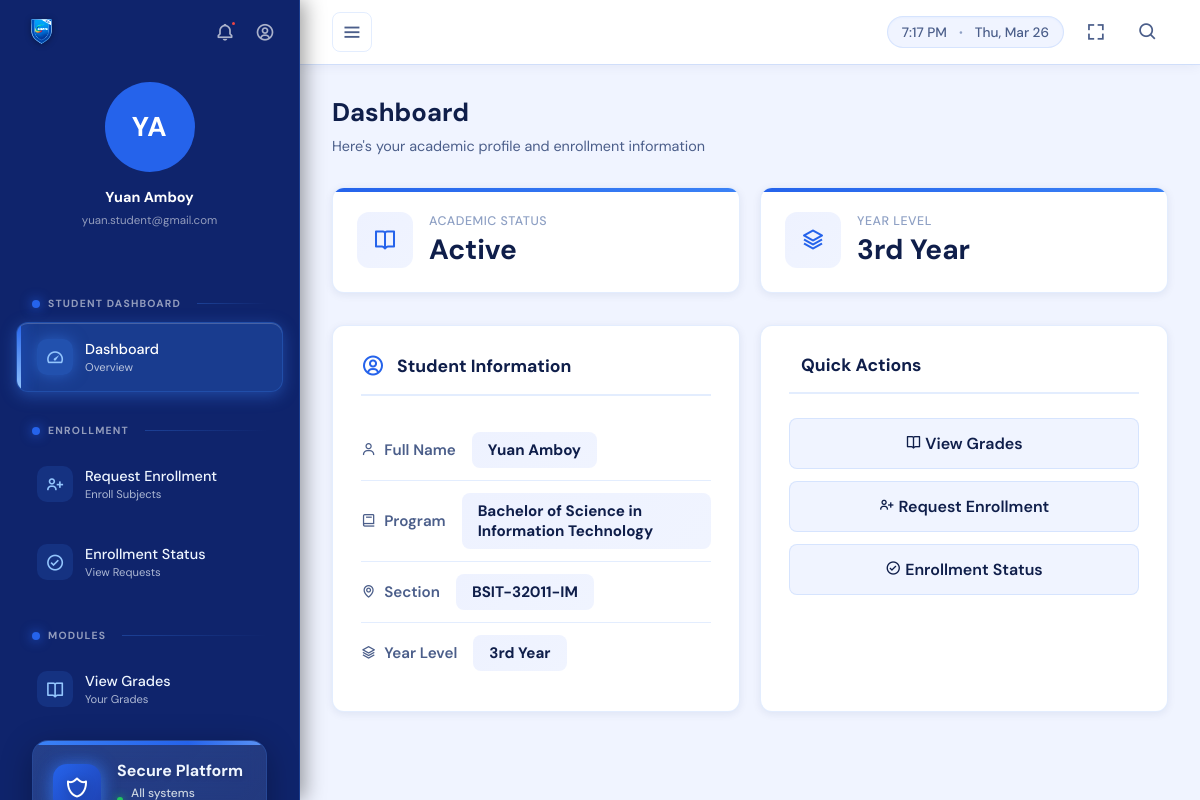
Screenshot of /index.php (signed in) with the database file from the repository.
### tables this page shows
CREATE TABLE `users` (
  `user_id` int(11) NOT NULL,
  `full_name` varchar(100) NOT NULL,
  `program` varchar(100) DEFAULT NULL,
  `section` varchar(50) DEFAULT NULL,
  `year_level` tinyint(4) DEFAULT NULL,
  `email` varchar(100) NOT NULL,
  `password_hash` varchar(255) NOT NULL,
  `role_id` int(11) NOT NULL,
  `created_at` timestamp NOT NULL DEFAULT current_timestamp(),
  `is_active` tinyint(1) DEFAULT 1
);

### student/dashboard.php (the view, shortened to what this page needs)
<?php
require_once __DIR__ . '/../config/db.php';
$stmt = $conn->prepare("SELECT full_name, program, section, year_level FROM users WHERE user_id = ?");
$stmt->bind_param("i", $_SESSION['user_id']);
$stmt->execute();
$result = $stmt->get_result();
$student = $result->fetch_assoc();
$year_labels = [1 => '1st Year', 2 => '2nd Year', 3 => '3rd Year', 4 => '4th Year'];
$year_label = $year_labels[$student['year_level']] ?? 'Unknown';
?>
<div class="page-header">
    <h2>Dashboard</h2>
    <p>Here's your academic profile and enrollment information</p>
</div>
<div class="stats-grid">
    <div class="stat-card">
        <div class="stat-icon">
            <i class='bx bx-book-open'></i>
        </div>
        <div class="stat-info">
            <div class="label">Academic Status</div>
            <div class="value">Active</div>
        </div>
    </div>
    <div class="stat-card">
        <div class="stat-icon">
            <i class='bx bx-layer'></i>
        </div>
        <div class="stat-info">
            <div class="label">Year Level</div>
            <div class="value"><?= htmlspecialchars($year_label, ENT_QUOTES) ?></div>
        </div>
    </div>
</div>
<div class="two-col">
    <div class="info-card">
        <div class="card-header">
            <i class='bx bx-user-circle'></i>
            <h3>Student Information</h3>
        </div>
        <div class="detail-row">
            <span class="detail-label">
                <i class='bx bx-user'></i>
                Full Name
            </span>
            <span class="detail-value"><?= htmlspecialchars($student['full_name'], ENT_QUOTES) ?></span>
        </div>
        <div class="detail-row">
            <span class="detail-label">
                <i class='bx bx-book'></i>
                Program
            </span>
            <span class="detail-value"><?= htmlspecialchars($student['program'], ENT_QUOTES) ?></span>
        </div>
        <div class="detail-row">
            <span class="detail-label">
                <i class='bx bx-map'></i>
                Section
            </span>
            <span class="detail-value"><?= htmlspecialchars($student['section'], ENT_QUOTES) ?></span>
        </div>
        <div class="detail-row">
            <span class="detail-label">
                <i class='bx bx-layer'></i>
                Year Level
            </span>
            <span class="detail-value"><?= htmlspecialchars($year_label, ENT_QUOTES) ?></span>
        </div>
    </div>
    <div class="info-card">
        <div class="card-header">
            <h3>Quick Actions</h3>
        </div>
        <div style="display: flex; flex-direction: column; gap: 0.75rem;">
            <a href="?page=view_grades" style="padding: 0.875rem; border-radius: 8px; border: 1px solid var(--border); text-decoration: none; color: var(--text-900); font-weight: 600; text-align: center; transition: var(--transition); background: #F0F4FF; cursor: pointer;" onmouseover="this.style.background='#EEF2FF'; this.style.borderColor='var(--blue-600)'" onmouseout="this.style.background='#F0F4FF'; this.style.borderColor='var(--border)'">
                <i class='bx bx-book-open'></i> View Grades
            </a>
            <a href="?page=request_enrollment" style="padding: 0.875rem; border-radius: 8px; border: 1px solid var(--border); text-decoration: none; color: var(--text-900); font-weight: 600; text-align: center; transition: var(--transition); background: #F0F4FF; cursor: pointer;" onmouseover="this.style.background='#EEF2FF'; this.style.borderColor='var(--blue-600)'" onmouseout="this.style.background='#F0F4FF'; this.style.borderColor='var(--border)'">
                <i class='bx bx-user-plus'></i> Request Enrollment
            </a>
            <a href="?page=enrollment_status" style="padding: 0.875rem; border-radius: 8px; border: 1px solid var(--border); text-decoration: none; color: var(--text-900); font-weight: 600; text-align: center; transition: var(--transition); background: #F0F4FF; cursor: pointer;" onmouseover="this.style.background='#EEF2FF'; this.style.borderColor='var(--blue-600)'" onmouseout="this.style.background='#F0F4FF'; this.style.borderColor='var(--border)'">
                <i class='bx bx-check-circle'></i> Enrollment Status
            </a>
        </div>
    </div>
</div>

### template/sidebar.php (shortened to what this page needs)
<?php
require_once __DIR__ . '/../includes/auth_check.php';
$role_id = (int)$_SESSION["role_id"];
$user_id = (int)$_SESSION["user_id"];
$user_stmt = $conn->prepare("SELECT full_name, email FROM users WHERE user_id = ?");
$user_stmt->bind_param('i', $user_id);
$user_stmt->execute();
$user_result = $user_stmt->get_result();
$user_name  = "User";
$user_email = "";
if ($user_result && $user_row = $user_result->fetch_assoc()) {
    $user_name  = $user_row['full_name'] ?? "User";
    $user_email = $user_row['email']     ?? "";
}
$name_parts = array_filter(explode(' ', trim($user_name)));
$initials = '';
if (count($name_parts) >= 2) {
    $initials = strtoupper(substr($name_parts[0], 0, 1) . substr($name_parts[1], 0, 1));
} else {
    $initials = strtoupper(substr($name_parts[0] ?? 'U', 0, 1));
}
$current_page = $_GET['page'] ?? 'dashboard';
?>
<!DOCTYPE html>
<html lang="en">
<head>
    <link href='https://unpkg.com/boxicons@2.1.4/css/boxicons.min.css' rel='stylesheet'>
    <link rel="stylesheet" href="https://cdnjs.cloudflare.com/ajax/libs/font-awesome/6.4.0/css/all.min.css">
</head>
<body>
    <aside class="sidebar" id="sidebar">
        <div class="sidebar-header">
            <div class="sidebar-topstrip">
                <div class="sidebar-logo">
                    <img src="images/siems.png" alt="SIEMS Logo">
                </div>
                <div class="sidebar-header-icons">
                    <button class="header-icon-btn" id="sidebarNotifBtn" title="Notifications">
                        <i class='bx bx-bell'></i>
                        <span class="badge-dot"></span>
                    </button>
                    <div class="sidebar-profile-menu" style="position:relative;">
                        <button class="header-icon-btn" id="sidebarProfileIconBtn" title="Profile">
                            <i class='bx bx-user-circle'></i>
                        </button>
                    </div>
                </div>
            </div>
            <div class="sidebar-profile">
                <div class="sidebar-avatar"><?= htmlspecialchars($initials, ENT_QUOTES) ?></div>
                <div class="sidebar-user-name"><?= htmlspecialchars($user_name, ENT_QUOTES) ?></div>
                <div class="sidebar-user-email"><?= htmlspecialchars($user_email, ENT_QUOTES) ?></div>
            </div>
        </div>
        <nav class="nav">
            <?php if (!empty($menus[$role_id])): ?>
                <ul>
                    <?php foreach ($menus[$role_id] as $item):
                        if (isset($item['is_section']) && $item['is_section']): ?>
                            </ul>
                            <span class="section-title"><?= htmlspecialchars($item['label'], ENT_QUOTES) ?></span>
                            <ul>
                        <?php else:
                            $is_active = isset($item['link']) && strpos($item['link'], $current_page) !== false ? ' active' : '';
                            $has_submenu = isset($item['submenu']);
                        ?>
                            <li class="<?= $is_active ? 'open' : '' ?>">
                                <a href="<?= htmlspecialchars($item['link']) ?>" class="<?= $is_active ?>" <?= $has_submenu ? 'onclick="toggleSubmenu(event)"' : '' ?>>
                                    <span class="left">
                                        <div class="icon-wrapper">
                                            <i class='bx <?= htmlspecialchars($item['icon']) ?> icon'></i>
                                        </div>
                                        <span class="nav-label">
                                            <span class="main-text"><?= htmlspecialchars($item['label']) ?></span>
                                            <span class="sub-text"><?= htmlspecialchars($item['sublabel']) ?></span>
                                        </span>
                                    </span>
                                </a>
                            </li>
                        <?php endif; ?>
                    <?php endforeach; ?>
                </ul>
            <?php endif; ?>
            <div class="sidebar-footer">
                <div class="footer-header">
                    <div class="footer-icon">
                        <i class='bx bx-shield-alt-2'></i>
                    </div>
                    <div class="footer-content">
                        <div class="footer-title">Secure Platform</div>
                        <div class="footer-subtitle">All systems operational</div>
                    </div>
                </div>
            </div>
        </nav>
    </aside>
    <div class="page-wrapper" id="pageWrapper">
        <nav class="top-navbar" id="topNavbar">
            <div class="navbar-container">
                <div class="navbar-content">
                    <div class="navbar-left">
                        <button class="toggle-btn" id="toggleBtn" aria-label="Toggle sidebar"><i class='bx bx-menu'></i></button>
                    </div>
                    <div class="navbar-right">
                        <div class="time-display" id="timeDisplay">
                            <span id="currentTime"></span>
                            <span class="date-separator">•</span>
                            <span id="currentDate"></span>
                        </div>
                        <button class="icon-btn" id="fullscreenBtn" title="Toggle Fullscreen"><i class='bx bx-fullscreen'></i></button>
                        <button class="icon-btn" id="searchBtn" title="Search"><i class='bx bx-search'></i></button>
                    </div>
                </div>
            </div>
        </nav>
        <main class="main-content" id="mainContent">

### student/dashboard.php (style rules this page uses)
:root { --navy: #0f246c; --blue-500: #3B82F6; --blue-600: #2563EB; --blue-700: #1E40AF; --blue-light: #93C5FD; --bg: #F0F4FF; --surface: #FFFFFF; --border: rgba(59, 130, 246, 0.14); --text-900: #0F1E4A; --text-600: #4B5E8A; --text-400: #8EA0C4; --shadow-sm: 0 2px 8px rgba(15, 36, 108, 0.08); --shadow-md: 0 6px 20px rgba(15, 36, 108, 0.12); --r-md: 12px; --transition: all 0.3s cubic-bezier(0.4, 0, 0.2, 1); }
.page-header { margin-bottom: 2rem; }
.page-header h2 { font-size: 1.6rem; font-weight: 700; color: var(--text-900); margin-bottom: 0.5rem; }
.page-header p { color: var(--text-600); font-size: 0.9rem; }
.stats-grid { display: grid; grid-template-columns: repeat(auto-fit, minmax(220px, 1fr)); gap: 1.25rem; margin-bottom: 2rem; }
.stat-card { background: var(--surface); border: 1px solid var(--border); border-radius: var(--r-md); padding: 1.5rem; display: flex; align-items: center; gap: 1rem; box-shadow: var(--shadow-sm); transition: var(--transition); position: relative; overflow: hidden; }
.stat-card::before { content: ''; position: absolute; top: 0; left: 0; right: 0; height: 4px; background: linear-gradient(90deg, var(--blue-600), var(--blue-500)); }
.stat-icon { width: 56px; height: 56px; border-radius: 12px; display: flex; align-items: center; justify-content: center; font-size: 1.5rem; flex-shrink: 0; background: linear-gradient(135deg, #EEF2FF, #F0F4FF); color: var(--blue-600); }
.stat-info .label { font-size: 0.78rem; color: var(--text-400); font-weight: 500; text-transform: uppercase; letter-spacing: 0.5px; }
.stat-info .value { font-size: 1.75rem; font-weight: 700; color: var(--text-900); line-height: 1.2; margin-top: 0.25rem; }
.info-card { background: var(--surface); border: 1px solid var(--border); border-radius: var(--r-md); box-shadow: var(--shadow-sm); padding: 1.75rem; transition: var(--transition); }
.info-card .card-header { display: flex; align-items: center; gap: 0.75rem; margin-bottom: 1.5rem; padding-bottom: 1rem; border-bottom: 2px solid var(--border); }
.info-card .card-header i { font-size: 1.5rem; color: var(--blue-600); }
.info-card .card-header h3 { font-size: 1.1rem; font-weight: 700; color: var(--text-900); margin: 0; }
.detail-row { display: flex; justify-content: flex-start; align-items: center; padding: 0.75rem 0; border-bottom: 1px solid var(--border); font-size: 0.95rem; }
.detail-row:last-child { border-bottom: none; }
.detail-label { font-weight: 600; color: var(--text-600); display: flex; align-items: center; gap: 0.5rem; margin-right: 1rem; }
.detail-value { font-weight: 700; color: var(--text-900); background: linear-gradient(135deg, #EEF2FF, #F0F4FF); padding: 0.5rem 1rem; border-radius: 8px; font-size: 0.95rem; }
.two-col { display: grid; grid-template-columns: 1fr 1fr; gap: 1.25rem; margin-bottom: 2rem; }

### rows the page displays
users: full_name "YA", full_name "Yuan Amboy", email "yuan.student@gmail.com", year_level "3rd Year", program "Bachelor of Science in Information Technology", section "BSIT-32011-IM"

### other values shown
$item['label'] "STUDENT DASHBOARD"
$item['label'] "Dashboard"
$item['sublabel'] "Overview"
$item['label'] "ENROLLMENT"
$item['label'] "Request Enrollment"
$item['sublabel'] "Enroll Subjects"
$item['label'] "Enrollment Status"
$item['sublabel'] "View Requests"
$item['label'] "MODULES"
$item['label'] "View Grades"
$item['sublabel'] "Your Grades"
